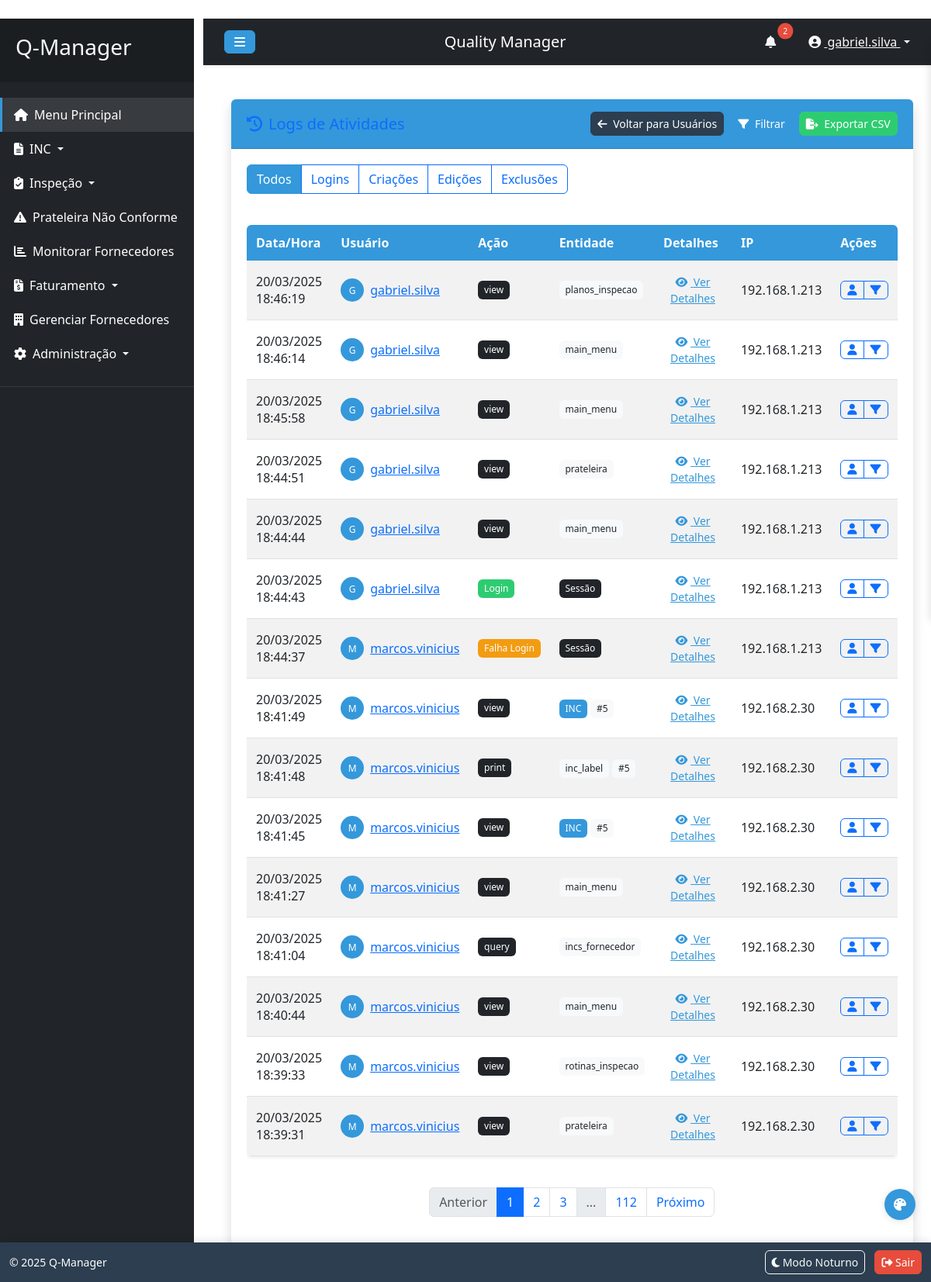
The app's page /log/visualizar (signed in), older data.
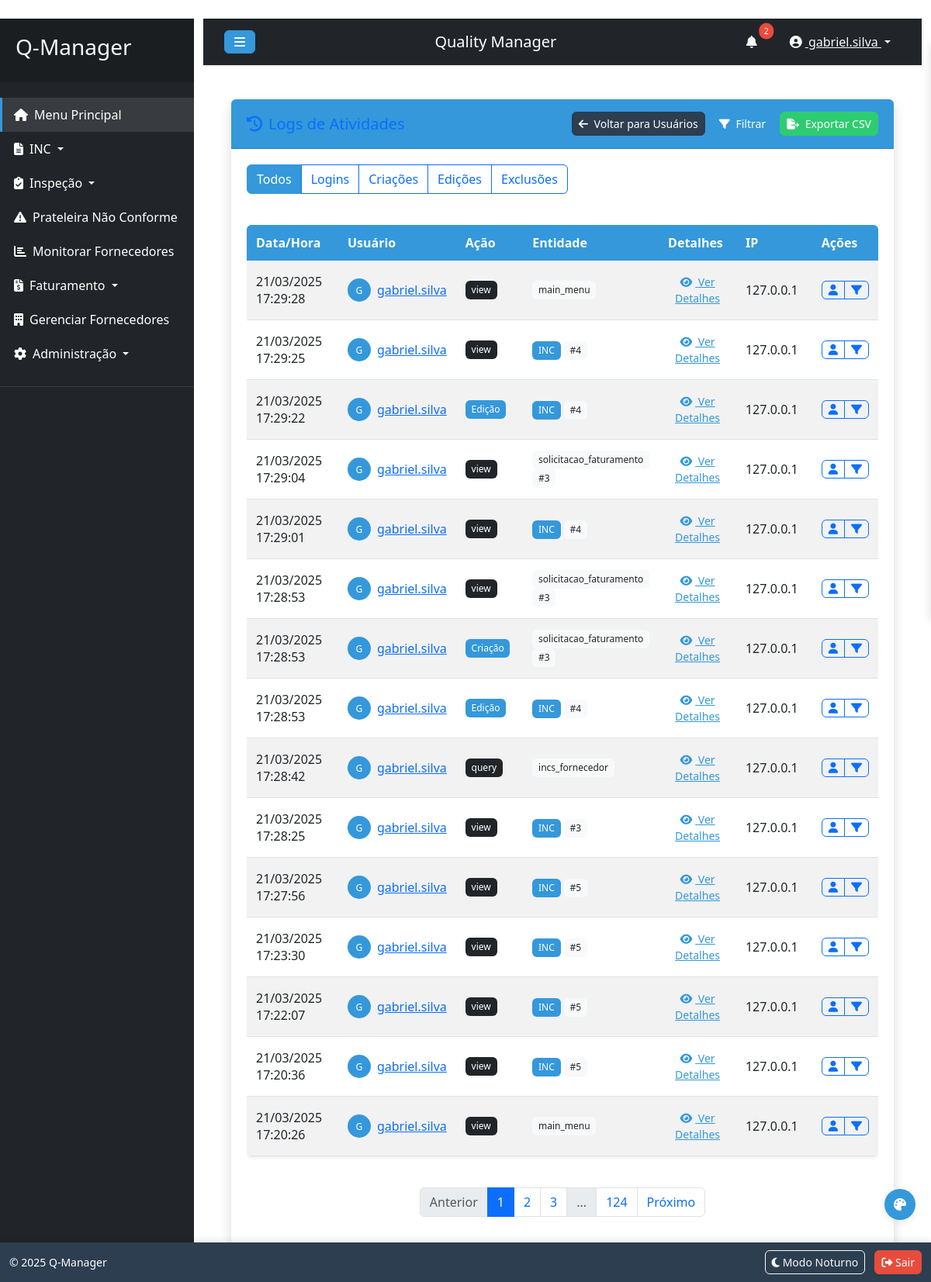
The same page, newer data.
### models.py (models this page shows, shortened)
class UserActivityLog(db.Model):
    id = db.Column(db.Integer, primary_key=True)
    user_id = db.Column(db.Integer, db.ForeignKey('user.id'), nullable=False)
    action = db.Column(db.String(50), nullable=False)  # login, logout, editar, excluir, adicionar, etc.
    entity_type = db.Column(db.String(50), nullable=False)  # user, inc, fornecedor, etc.
    entity_id = db.Column(db.Integer, nullable=True)  # ID da entidade afetada
    details = db.Column(db.Text, nullable=True)  # Detalhes adicionais em formato JSON
    ip_address = db.Column(db.String(45), nullable=True)  # Suporta tanto IPv4 quanto IPv6
    timestamp = db.Column(db.DateTime, default=datetime.utcnow)
    user = db.relationship('User', backref=db.backref('activity_logs', lazy=True))

class User(UserMixin, db.Model):
    id = db.Column(db.Integer, primary_key=True)
    username = db.Column(db.String(80), unique=True, nullable=False)
    password = db.Column(db.String(256), nullable=False)
    email = db.Column(db.String(120), unique=True, nullable=True)  # Novo campo para email
    is_admin = db.Column(db.Boolean, default=False)
    is_representante = db.Column(db.Boolean, default=False)  # Novo campo para marcar se é representante
    permissions = db.Column(db.Text, default='{}')  # JSON para armazenar permissões
    created_at = db.Column(db.DateTime, default=datetime.utcnow)
    last_login = db.Column(db.DateTime, nullable=True)

### log_routes.py (the view)
@log_bp.route('/visualizar')
@login_required
def visualizar_logs_atividade():
    if not current_user.is_admin:
        flash('Acesso negado. Apenas administradores podem visualizar logs.', 'danger')
        return redirect(url_for('main_menu'))
    user_id = request.args.get('user_id', type=int)
    action = request.args.get('action')
    entity_type = request.args.get('entity_type')
    data_inicio = request.args.get('data_inicio')
    data_fim = request.args.get('data_fim')
    ip_address = request.args.get('ip_address')
    page = request.args.get('page', 1, type=int)
    per_page = 15  # Ou obter da configuração da aplicação
    query = UserActivityLog.query
    if user_id:
        query = query.filter_by(user_id=user_id)
    if action:
        query = query.filter_by(action=action)
    if entity_type:
        query = query.filter_by(entity_type=entity_type)
    if ip_address:
        query = query.filter(UserActivityLog.ip_address.like(f'%{ip_address}%'))
    if data_inicio:
        data_inicio_obj = datetime.strptime(data_inicio, '%Y-%m-%d')
        query = query.filter(UserActivityLog.timestamp >= data_inicio_obj)
    if data_fim:
        data_fim_obj = datetime.strptime(data_fim, '%Y-%m-%d')
        data_fim_obj = data_fim_obj.replace(hour=23, minute=59, second=59)
        query = query.filter(UserActivityLog.timestamp <= data_fim_obj)
    query = query.order_by(UserActivityLog.timestamp.desc())
    pagination = query.paginate(
        page=page, per_page=per_page, error_out=False
    )
    users = User.query.all()
    return render_template('visualizar_logs_atividade.html',
                          logs=pagination,
                          users=users)

### app.py (called while the page is built)
@login_manager.user_loader
def load_user(user_id):
    return User.query.get(int(user_id))

@app.context_processor
def inject_settings():
    from models import LayoutSetting
    settings = {s.element: s for s in LayoutSetting.query.all()}
    return dict(settings=settings, config=app.config)

### templates/visualizar_logs_atividade.html (shortened to what the changed rows need)
{% extends "base.html" %}
{% block content %}
<div class="container-fluid">
    <div class="card shadow mb-4">
        <div class="card-body">
            <div class="table-responsive">
                <table class="table table-striped table-hover">
                    <thead>
                        <tr>
                            <th scope="col" style="width: 180px;">Data/Hora</th>
                            <th scope="col" style="width: 150px;">Usuário</th>
                            <th scope="col" style="width: 120px;">Ação</th>
                            <th scope="col" style="width: 120px;">Entidade</th>
                            <th scope="col">Detalhes</th>
                            <th scope="col" style="width: 140px;">IP</th>
                            <th scope="col" style="width: 80px;">Ações</th>
                        </tr>
                    </thead>
                    <tbody>
                        {% for log in logs.items %}
                        <tr>
                            <td>{{ log.timestamp.strftime('%d/%m/%Y %H:%M:%S') }}</td>
                            <td>
                                <div class="d-flex align-items-center">
                                    <div class="avatar-circle bg-primary text-white me-2" style="width: 30px; height: 30px; font-size: 12px;">
                                        {{ log.user.username[0]|upper }}
                                    </div>
                                    <a href="{{ url_for('log.visualizar_logs_atividade', user_id=log.user_id) }}">{{ log.user.username }}</a>
                                </div>
                            </td>
                            <td>
                                {% if log.action == 'login' %}
                                <span class="badge bg-success">Login</span>
                                {% elif log.action == 'logout' %}
                                <span class="badge bg-secondary">Logout</span>
                                {% elif log.action == 'create' %}
                                <span class="badge bg-primary">Criação</span>
                                {% elif log.action == 'update' %}
                                <span class="badge bg-info">Edição</span>
                                {% elif log.action == 'delete' %}
                                <span class="badge bg-danger">Exclusão</span>
                                {% elif log.action == 'login_failed' %}
                                <span class="badge bg-warning">Falha Login</span>
                                {% else %}
                                <span class="badge bg-dark">{{ log.action }}</span>
                                {% endif %}
                            </td>
                            <td>
                                {% if log.entity_type == 'user' %}
                                <span class="badge bg-info">Usuário</span>
                                {% elif log.entity_type == 'inc' %}
                                <span class="badge bg-primary">INC</span>
                                {% elif log.entity_type == 'fornecedor' %}
                                <span class="badge bg-secondary">Fornecedor</span>
                                {% elif log.entity_type == 'session' %}
                                <span class="badge bg-dark">Sessão</span>
                                {% else %}
                                <span class="badge bg-light text-dark">{{ log.entity_type }}</span>
                                {% endif %}
                                {% if log.entity_id %}
                                <span class="badge bg-light text-dark">#{{ log.entity_id }}</span>
                                {% endif %}
                            </td>
                            <td>
                                {% if log.details %}
                                <button type="button" class="btn btn-sm btn-link view-details" data-bs-toggle="modal" data-bs-target="#detailsModal" data-details="{{ log.details|replace('"', '&quot;') }}">
                                    <i class="fas fa-eye me-1"></i> Ver Detalhes
                                </button>
                                {% else %}
                                <span class="text-muted">Nenhum detalhe</span>
                                {% endif %}
                            </td>
                            <td>{{ log.ip_address }}</td>
                            <td>
                                <div class="btn-group">
                                    <a href="{{ url_for('log.visualizar_logs_atividade', user_id=log.user_id) }}" class="btn btn-sm btn-outline-primary" title="Filtrar por este usuário">
                                        <i class="fas fa-user"></i>
                                    </a>
                                    <a href="{{ url_for('log.visualizar_logs_atividade', action=log.action) }}" class="btn btn-sm btn-outline-primary" title="Filtrar por esta ação">
                                        <i class="fas fa-filter"></i>
                                    </a>
                                </div>
                            </td>
                        </tr>
                        {% endfor %}
                    </tbody>
                </table>
            </div>
            {% if logs.pages > 1 %}
            <nav aria-label="Navegação de logs">
                <ul class="pagination justify-content-center mt-4">
                    {% for page_num in logs.iter_pages(left_edge=1, right_edge=1, left_current=2, right_current=2) %}
                        {% if page_num %}
                            <li class="page-item {% if logs.page == page_num %}active{% endif %}">
                                <a class="page-link" href="{{ url_for('log.visualizar_logs_atividade', page=page_num, **request.args) }}">{{ page_num }}</a>
                            </li>
                        {% else %}
                            <li class="page-item disabled">
                                <span class="page-link">...</span>
                            </li>
                        {% endif %}
                    {% endfor %}
                </ul>
            </nav>
            {% endif %}
        </div>
    </div>
</div>
{% endblock %}

Row changes from the older to the newer data that the page shows:
no longer on this page (row unchanged): UserActivityLog: timestamp "20/03/2025 18:46:19", user "G", user.username "gabriel.silva", action "view", entity_type "planos_inspecao", ip_address "192.168.1.213"
no longer on this page (row unchanged): UserActivityLog: timestamp "20/03/2025 18:46:14", user "G", user.username "gabriel.silva", action "view", entity_type "main_menu", ip_address "192.168.1.213"
no longer on this page (row unchanged): UserActivityLog: timestamp "20/03/2025 18:45:58", user "G", user.username "gabriel.silva", action "view", entity_type "main_menu", ip_address "192.168.1.213"
no longer on this page (row unchanged): UserActivityLog: timestamp "20/03/2025 18:44:51", user "G", user.username "gabriel.silva", action "view", entity_type "prateleira", ip_address "192.168.1.213"
no longer on this page (row unchanged): UserActivityLog: timestamp "20/03/2025 18:44:44", user "G", user.username "gabriel.silva", action "view", entity_type "main_menu", ip_address "192.168.1.213"
no longer on this page (row unchanged): UserActivityLog: timestamp "20/03/2025 18:44:43", user "G", user.username "gabriel.silva", action "Login", entity_type "Sessão", ip_address "192.168.1.213"
no longer on this page (row unchanged): UserActivityLog: timestamp "20/03/2025 18:44:37", user "M", user.username "marcos.vinicius", action "Falha Login", entity_type "Sessão", ip_address "192.168.1.213"
no longer on this page (row unchanged): UserActivityLog: timestamp "20/03/2025 18:41:49", user "M", user.username "marcos.vinicius", action "view", entity_type "INC", entity_id "5", ip_address "192.168.2.30"
no longer on this page (row unchanged): UserActivityLog: timestamp "20/03/2025 18:41:48", user "M", user.username "marcos.vinicius", action "print", entity_type "inc_label", entity_id "5", ip_address "192.168.2.30"
no longer on this page (row unchanged): UserActivityLog: timestamp "20/03/2025 18:41:45", user "M", user.username "marcos.vinicius", action "view", entity_type "INC", entity_id "5", ip_address "192.168.2.30"
no longer on this page (row unchanged): UserActivityLog: timestamp "20/03/2025 18:41:27", user "M", user.username "marcos.vinicius", action "view", entity_type "main_menu", ip_address "192.168.2.30"
no longer on this page (row unchanged): UserActivityLog: timestamp "20/03/2025 18:41:04", user "M", user.username "marcos.vinicius", action "query", entity_type "incs_fornecedor", ip_address "192.168.2.30"
no longer on this page (row unchanged): UserActivityLog: timestamp "20/03/2025 18:40:44", user "M", user.username "marcos.vinicius", action "view", entity_type "main_menu", ip_address "192.168.2.30"
no longer on this page (row unchanged): UserActivityLog: timestamp "20/03/2025 18:39:33", user "M", user.username "marcos.vinicius", action "view", entity_type "rotinas_inspecao", ip_address "192.168.2.30"
no longer on this page (row unchanged): UserActivityLog: timestamp "20/03/2025 18:39:31", user "M", user.username "marcos.vinicius", action "view", entity_type "prateleira", ip_address "192.168.2.30"
added UserActivityLog: timestamp "21/03/2025 17:29:28", user "G", user.username "gabriel.silva", action "view", entity_type "main_menu", ip_address "127.0.0.1"
added UserActivityLog: timestamp "21/03/2025 17:29:25", user "G", user.username "gabriel.silva", action "view", entity_type "INC", entity_id "4", ip_address "127.0.0.1"
added UserActivityLog: timestamp "21/03/2025 17:29:22", user "G", user.username "gabriel.silva", action "Edição", entity_type "INC", entity_id "4", ip_address "127.0.0.1"
added UserActivityLog: timestamp "21/03/2025 17:29:04", user "G", user.username "gabriel.silva", action "view", entity_type "solicitacao_faturamento", entity_id "3", ip_address "127.0.0.1"
added UserActivityLog: timestamp "21/03/2025 17:29:01", user "G", user.username "gabriel.silva", action "view", entity_type "INC", entity_id "4", ip_address "127.0.0.1"
added UserActivityLog: timestamp "21/03/2025 17:28:53", user "G", user.username "gabriel.silva", action "view", entity_type "solicitacao_faturamento", entity_id "3", ip_address "127.0.0.1"
added UserActivityLog: timestamp "21/03/2025 17:28:53", user "G", user.username "gabriel.silva", action "Criação", entity_type "solicitacao_faturamento", entity_id "3", ip_address "127.0.0.1"
added UserActivityLog: timestamp "21/03/2025 17:28:53", user "G", user.username "gabriel.silva", action "Edição", entity_type "INC", entity_id "4", ip_address "127.0.0.1"
added UserActivityLog: timestamp "21/03/2025 17:28:42", user "G", user.username "gabriel.silva", action "query", entity_type "incs_fornecedor", ip_address "127.0.0.1"
added UserActivityLog: timestamp "21/03/2025 17:28:25", user "G", user.username "gabriel.silva", action "view", entity_type "INC", entity_id "3", ip_address "127.0.0.1"
added UserActivityLog: timestamp "21/03/2025 17:27:56", user "G", user.username "gabriel.silva", action "view", entity_type "INC", entity_id "5", ip_address "127.0.0.1"
added UserActivityLog: timestamp "21/03/2025 17:23:30", user "G", user.username "gabriel.silva", action "view", entity_type "INC", entity_id "5", ip_address "127.0.0.1"
added UserActivityLog: timestamp "21/03/2025 17:22:07", user "G", user.username "gabriel.silva", action "view", entity_type "INC", entity_id "5", ip_address "127.0.0.1"
added UserActivityLog: timestamp "21/03/2025 17:20:36", user "G", user.username "gabriel.silva", action "view", entity_type "INC", entity_id "5", ip_address "127.0.0.1"
added UserActivityLog: timestamp "21/03/2025 17:20:26", user "G", user.username "gabriel.silva", action "view", entity_type "main_menu", ip_address "127.0.0.1"
Text that changed along with them:
new list line: "124"
list line gone: "112"
